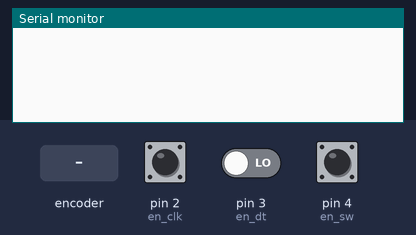
Simulated run of this sketch. Board: Arduino Uno, built with avr-gcc and run on an emulated ATmega328P. Parts: the last lines printed to the serial monitor. The inputs (shaded band) are chosen by the test bench; at power-on: pin 4 (en_sw) HIGH, pin 2 (en_clk) HIGH, pin 3 (en_dt) LOW.

Above: at 1.2 s.
1.3 s: rotary encoder on pin 2 (en_clk) / pin 3 (en_dt) turned 1 step (first pin leading)
At 2.6 s:
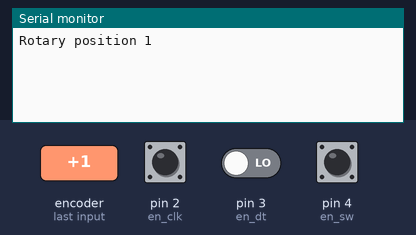
3.0 s: pin 4 (en_sw) pulled LOW for 0.15 s
At 4.3 s:
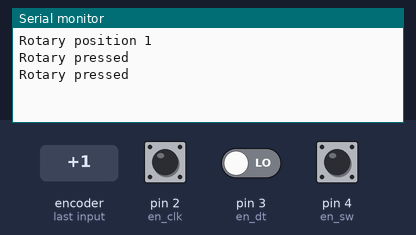
4.6 s: rotary encoder on pin 2 (en_clk) / pin 3 (en_dt) turned 1 step (first pin leading)
At 5.1 s:
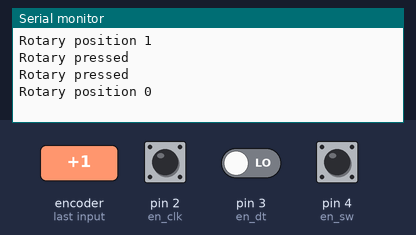

The sketch:

RotaryEncoder.ino
```cpp
#define en_clk 2
#define en_dt 3
#define en_sw 4

int rotval = 0;   //Contador de pulsos del encoder
bool clkstate = LOW;
bool clklast = HIGH;
bool swstate = HIGH;
bool swlast = HIGH;

void setup() {
  Serial.begin(9600);
  pinMode(en_clk,INPUT);
  pinMode(en_dt,INPUT);
  pinMode(en_sw,INPUT_PULLUP);
}

void loop() {
 readRotary();
 swRotary();

}

void readRotary(){
  clkstate = digitalRead(en_clk);
  if (clkstate != clklast){ //El Encoder se esta moviendo
    Serial.print("Rotary position ");
    if(digitalRead(en_dt) == HIGH){ //Si dt esta en alto mientras se
      //mueve quiere decir que se mueve negativamente
      rotval = rotval - 1;
      if(rotval < 0) rotval = 0;
    }
    else{
      rotval++;
      if(rotval > 10) rotval = 10;
    }
    Serial.println(rotval);
    delay(200);
  }
}

void swRotary(){
  swstate = digitalRead(en_sw);
  if(swstate != swlast){
    Serial.println("Rotary pressed");
    delay(100);
  }
  swlast=swstate;
}
```

Measured:
- after the input at 1.3 s, the serial monitor: prints a new line at once (image 1)
- after the input at 3.0 s, the serial monitor: prints a new line at once (image 2)
- after the input at 4.6 s, the serial monitor: prints a new line at once (image 3)
